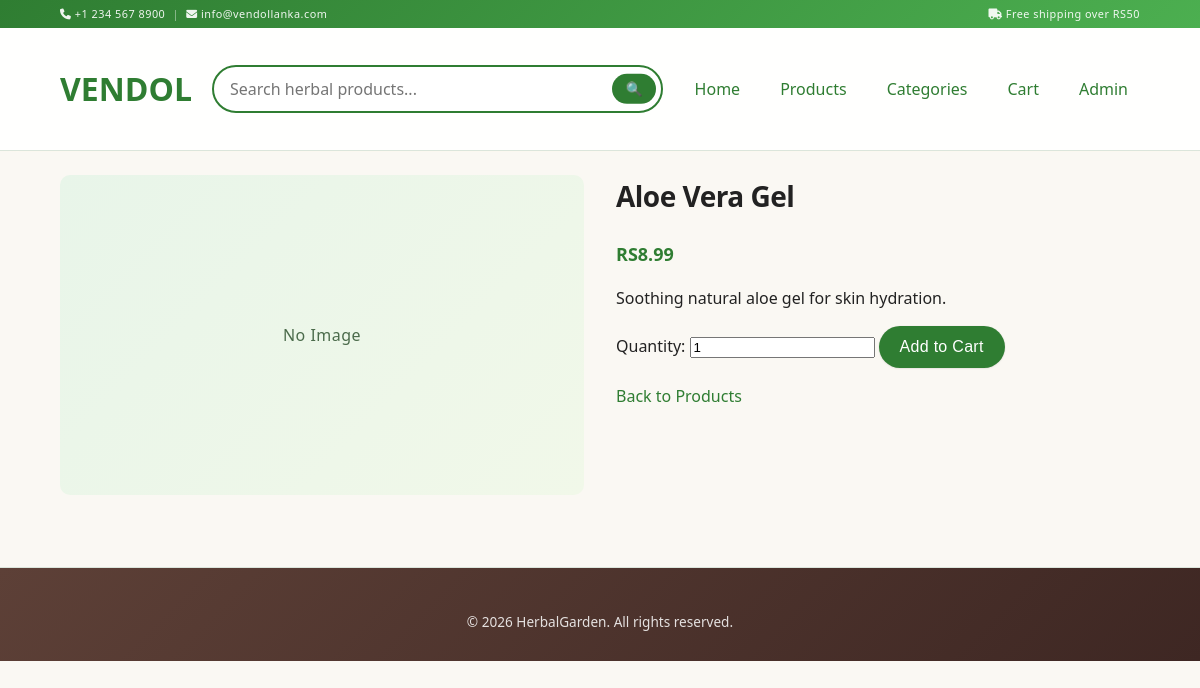
Page /product_detail.php?id=1 on the committed database.
### tables this page shows
CREATE TABLE IF NOT EXISTS `products` (
  `id` INT AUTO_INCREMENT PRIMARY KEY,
  `name` VARCHAR(100) NOT NULL,
  `description` TEXT,
  `price` DECIMAL(10,2) NOT NULL DEFAULT 0.00,
  `image` VARCHAR(255),
  `category` VARCHAR(50),
  `created_at` TIMESTAMP DEFAULT CURRENT_TIMESTAMP
);

### includes/config.php (called while the page is built, shortened)
<?php
function format_price(float $price): string {
    return number_format($price, 2);
}
?>

### product_detail.php (the view, shortened to what this page needs)
<?php require_once __DIR__ . '/includes/config.php'; ?>
<?php
$id = isset($_GET['id']) ? (int)$_GET['id'] : 0;
$product = null;
if ($pdo && $id > 0) {
    $stmt = $pdo->prepare("SELECT * FROM products WHERE id = ? LIMIT 1");
    $stmt->execute([$id]);
    $product = $stmt->fetch();
}
?>
<?php include __DIR__ . '/includes/header.php'; ?>
<?php if (!$product): ?>
  <h2>Product Not Found</h2>
  <p><a href="products.php">Back to products</a></p>
<?php else: ?>
  <div class="product-detail">
    <div class="image">
      <?php if (!empty($product['image'])): ?>
        <img src="assets/uploads/<?php echo htmlspecialchars($product['image']); ?>" alt="<?php echo htmlspecialchars($product['name']); ?>">
      <?php else: ?>
        <div class="placeholder large">No Image</div>
      <?php endif; ?>
    </div>
    <div class="info">
      <h2><?php echo htmlspecialchars($product['name']); ?></h2>
      <p class="price">RS<?php echo format_price((float)$product['price']); ?></p>
      <p><?php echo nl2br(htmlspecialchars($product['description'])); ?></p>
      <form method="post" action="cart.php">
        <label>Quantity: <input type="number" name="quantity" value="1" min="1"></label>
        <button type="submit" class="btn">Add to Cart</button>
      </form>
      <p><a href="products.php">Back to Products</a></p>
    </div>
  </div>
<?php endif; ?>
<?php include __DIR__ . '/includes/footer.php'; ?>

### herbalgarden-ecommerce/assets/css/style.css (style rules this page uses)
:root { --green:#2f7d32; --green-accent:#4caf50; --green-muted:#6aa86b; --gold:#dda15e; --beige:#faf8f3; --cream:#fefae0; --brown:#5d4037; --dark:#1f3d1f; --danger:#c62828; --warning:#f9a825; --border:#dbe5db; --border-strong:#b7c8b7; --primary-green:#7FB069; --secondary-green:#588157; --accent-gold:#DDA15E; --earth-brown:#8B6B47; --dark-brown:#3E2723; --text-primary:#2D3436; --text-secondary:#636E72; --shadow-color: 210 24% 15%; --font-sans:system-ui,-apple-system,Segoe UI,Roboto,Arial,sans-serif; --fs-xs:.75rem; --fs-sm:.85rem; --fs-base:1rem; --fs-md:1.125rem; --fs-lg:1.35rem; --fs-xl:1.75rem; --fs-xxl:2.4rem; --sp-1:.25rem; --sp-2:.5rem; --sp-3:.75rem; --sp-4:1rem; --sp-5:1.5rem; --sp-6:2rem; --sp-7:3rem; --radius-xs:3px; --radius-sm:4px; --radius:6px; --radius-md:10px; --radius-lg:18px; --radius-pill:999px; --shadow-sm:0 1px 2px rgba(0,0,0,.06),0 0 0 1px rgba(0,0,0,.02); --shadow:0 4px 12px -2px rgba(0,0,0,.08),0 2px 4px -1px rgba(0,0,0,.06); --shadow-lg:0 8px 28px -4px rgba(0,0,0,.15),0 4px 8px -2px rgba(0,0,0,.12); --transition-fast:120ms cubic-bezier(.4,0,.2,1); --transition:200ms cubic-bezier(.4,0,.2,1); --gradient-primary:linear-gradient(135deg,var(--green),var(--green-accent)); --gradient-soft:linear-gradient(135deg,#e8f5e9,#f1f8e9); }
* { box-sizing:border-box; -webkit-font-smoothing:antialiased; }
body { margin:0; font-family:var(--font-sans); background:var(--beige); color:#222; line-height:1.5; }
a { color:var(--green); text-decoration:none; transition:color var(--transition-fast); }
.btn, .btn-sm { --btn-bg:var(--green); --btn-bg-hover:var(--green-accent); background:var(--btn-bg); color:#fff; padding:.75rem 1.3rem; border:none; display:inline-flex; align-items:center; gap:.5rem; border-radius:var(--radius-pill); cursor:pointer; font-size:var(--fs-base); font-weight:500; letter-spacing:.3px; position:relative; transition:background var(--transition), transform var(--transition-fast), box-shadow var(--transition-fast); box-shadow:var(--shadow-sm); }
.placeholder { background:var(--gradient-soft); color:#4b6b4b; display:flex; align-items:center; justify-content:center; height:160px; border-radius:10px; font-size:.8rem; font-weight:500; letter-spacing:.5px; }
.placeholder.large { height:320px; font-size:1rem; }
.price { font-weight:600; color:var(--green); font-size:var(--fs-md); }
.product-detail { display:grid; gap:2rem; grid-template-columns:repeat(auto-fit,minmax(280px,1fr)); align-items:start; }
.product-detail .info h2 { margin-top:0; font-size:var(--fs-xl); letter-spacing:-.5px; }

### rows in the picture
products: name "Aloe Vera Gel", price "8.99", description "Soothing natural aloe gel for skin hydration."
